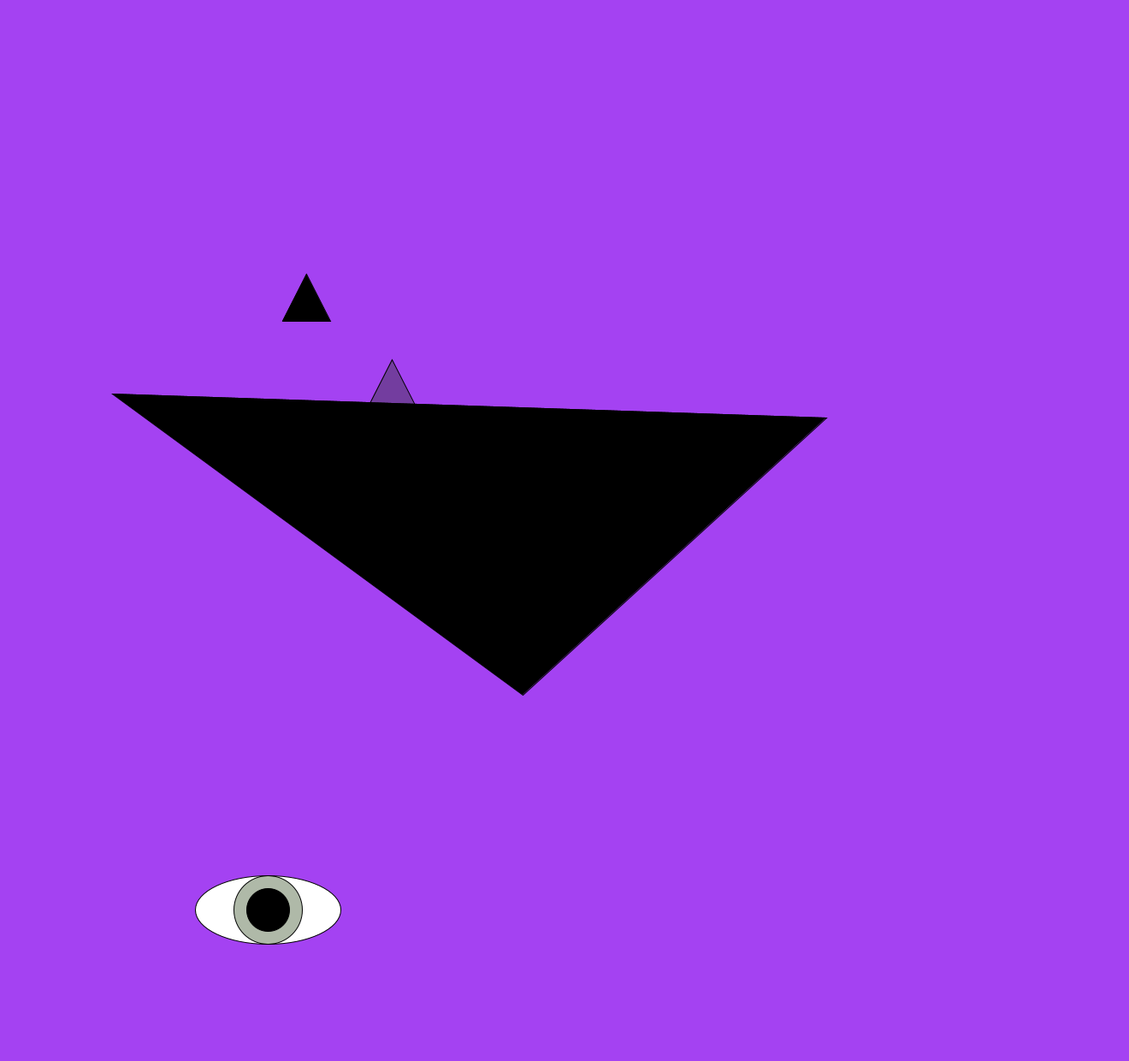
Frame 1 (no input)
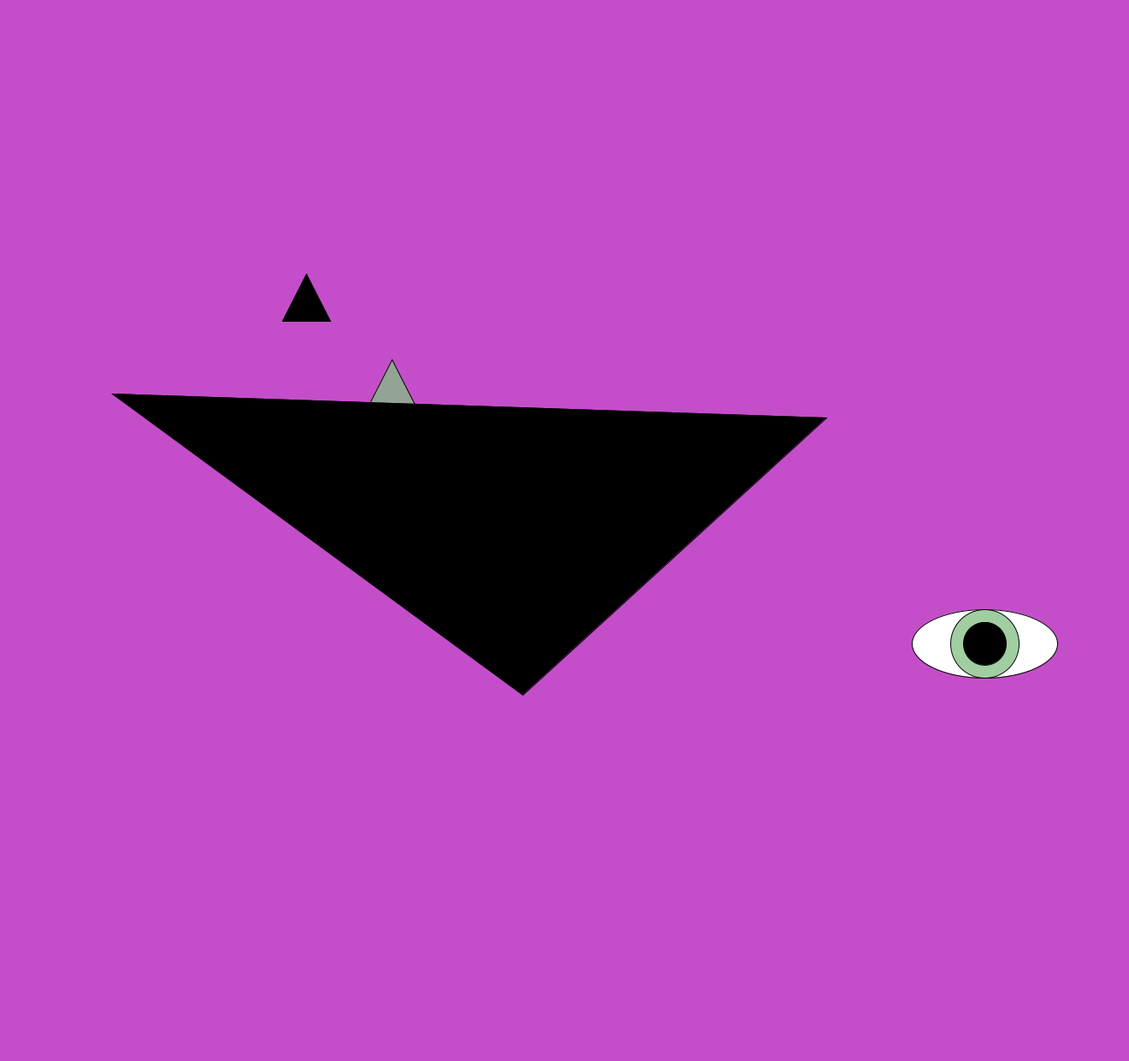
Frame 60 (the mouse pressed at the canvas centre just before this capture)
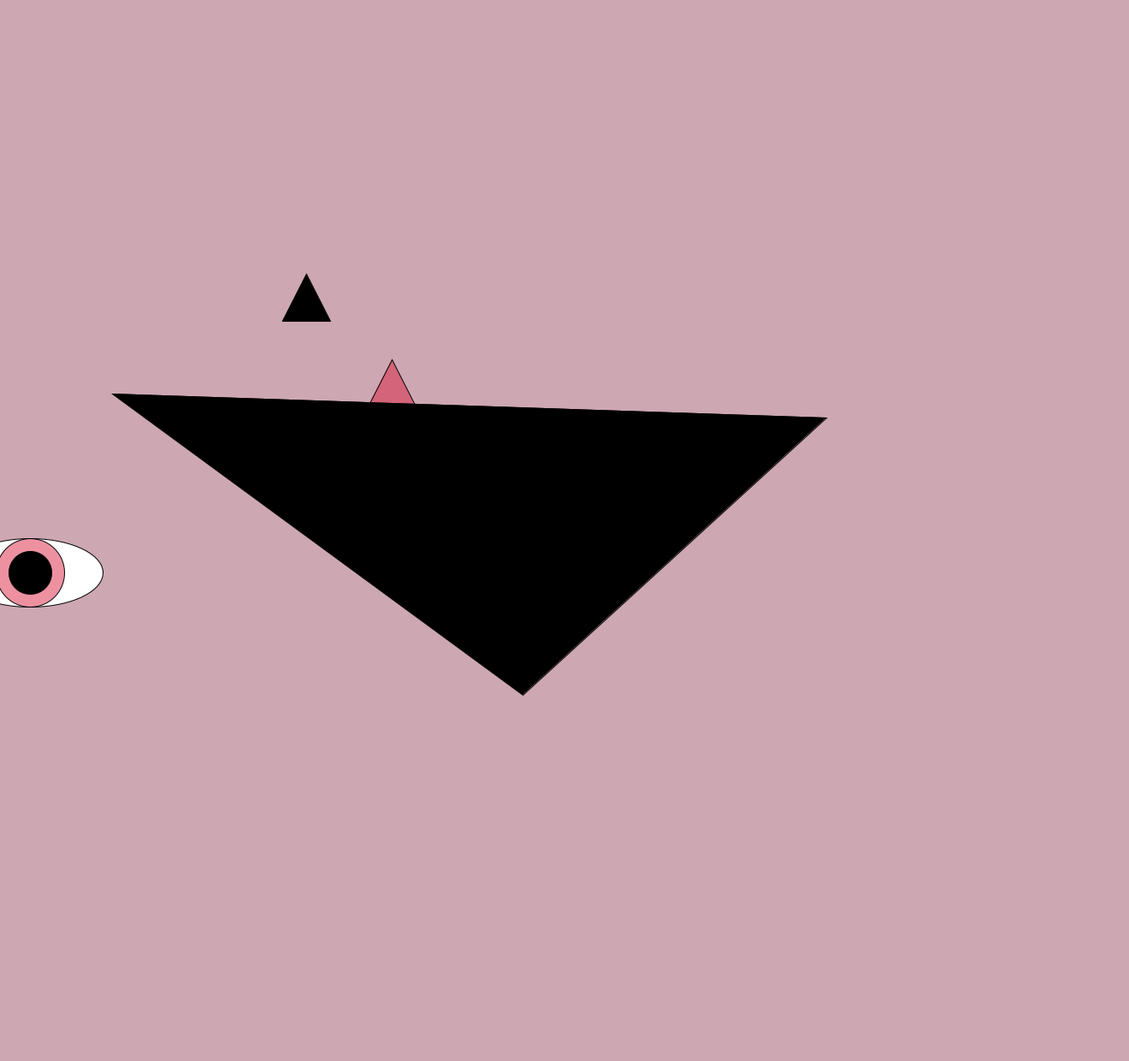
Frame 120 (the mouse held since frame 60 and released just before this capture)

The Processing sketch that drew these frames (run headless with seeded random() and noise(); from frame 60 on, the mouse is pressed at the canvas centre):

// Processing sketch: processing_90351
// ── processing_90351.pde

float x;
float y;
float x2;
float y2;
float x3;
float y3;
float r;
float g;
float b;
float a;

void setup(){
  size(1320,1240);
  frameRate(1000000);
}

void draw(){
background(random(255),random(255),random(255));

  x= random(1320);
  y=random(1240);
  x2=random(1320);
  y2=random(1240);
  x3=random(1320);
  y3=random(1240);
  r=random(255);
  g=random(255);
  b=random(255);
  a=random(255);
fill(r,g,b,a);
triangle(430, 475, 458, 420,486, 475);

fill(0);
triangle(330, 375, 358, 320, 386, 375);
fill(0);
triangle(530, 575, 558, 520, 586, 575);
fill(r,g,b,a);
triangle(630, 675, 658, 620, 686, 675);
fill(0);
triangle(131, 460, 966, 488,611, 812);
  
  fill(255);
  ellipse(x,y,170,80);

 fill(r,g,b,a);
  ellipse(x,y,80,80);
  fill(0);
  ellipse(x,y,50,50);
  

  
}
